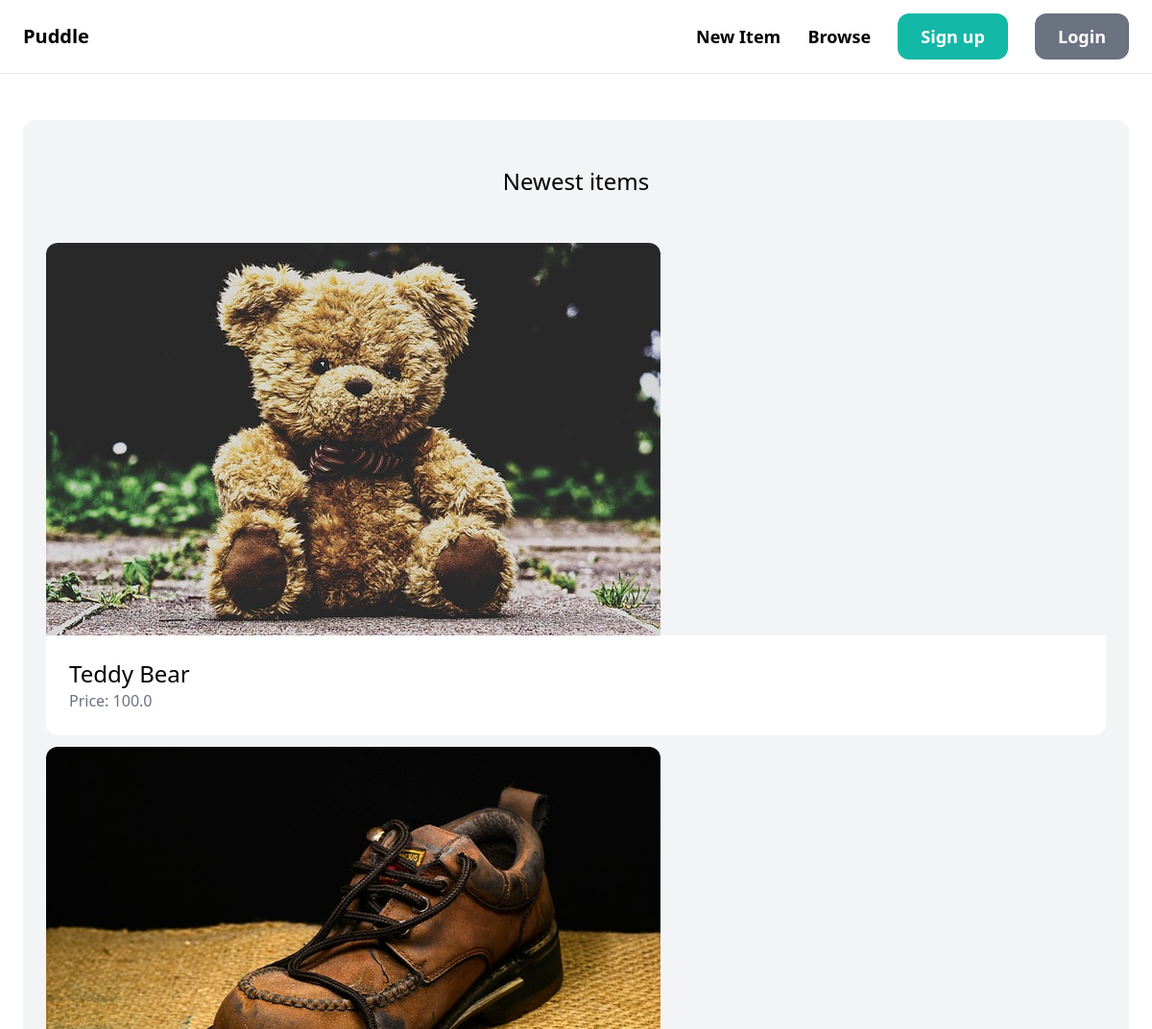
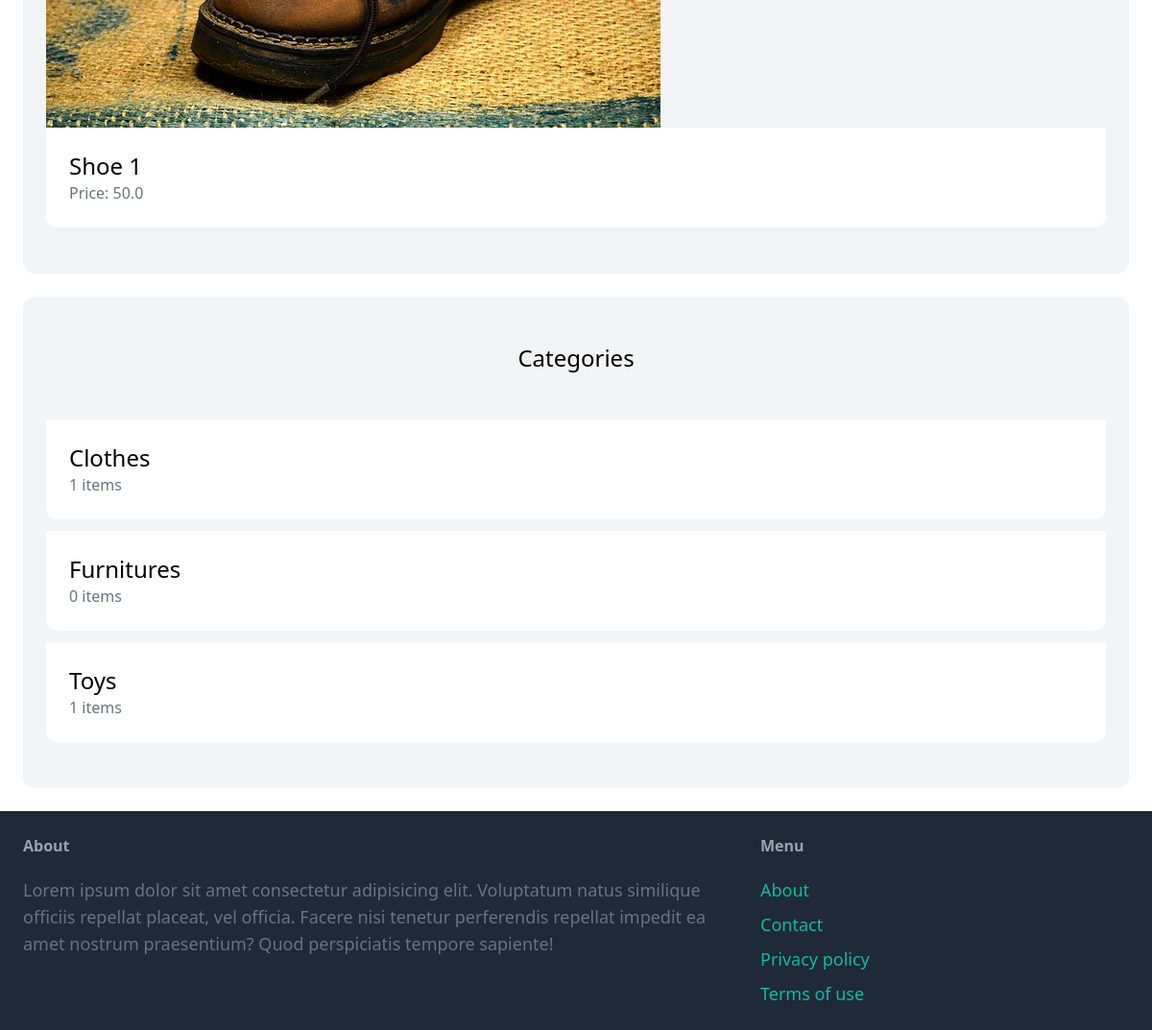
Before: / with the older database file (2 pictures, top to bottom).
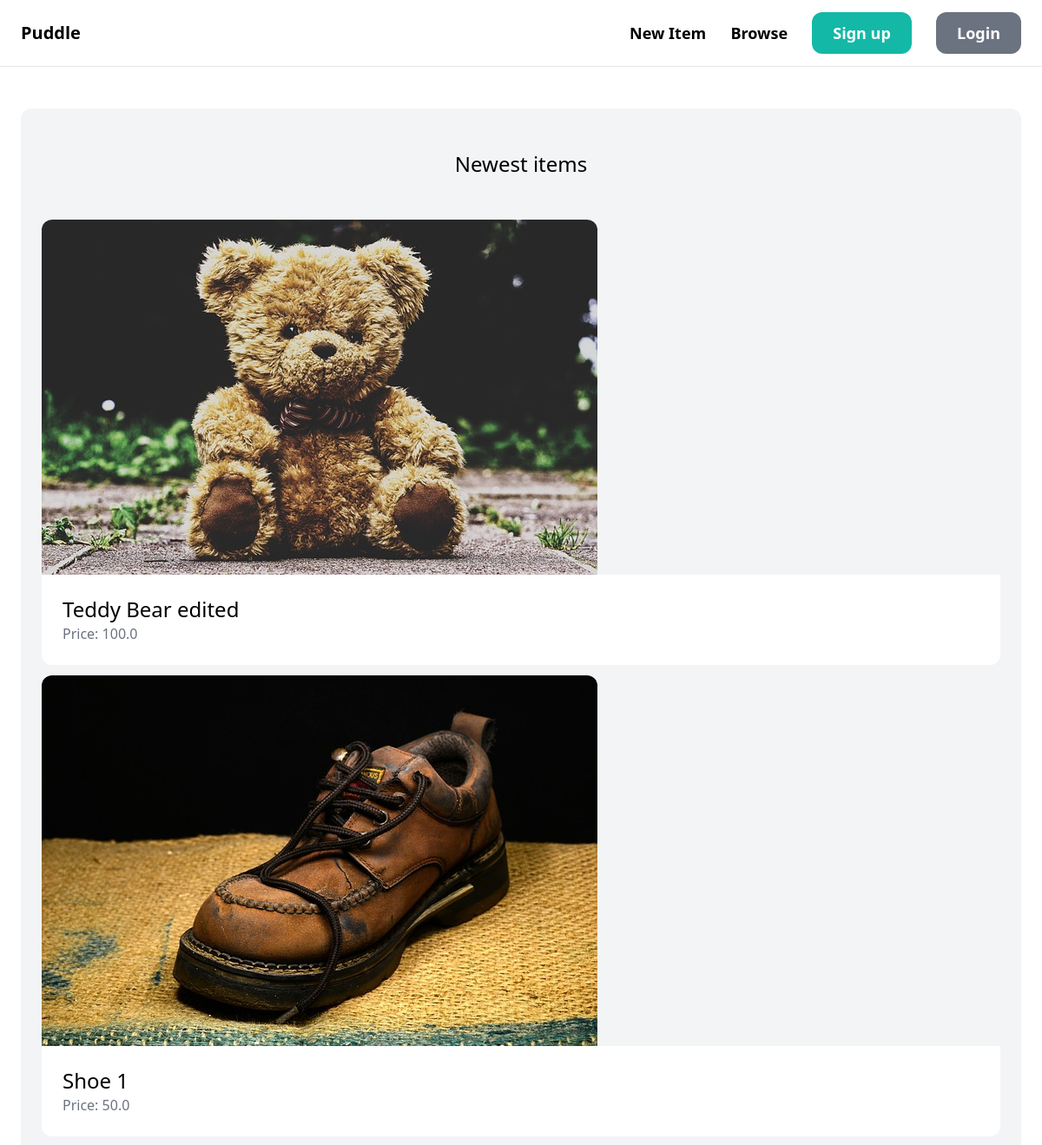
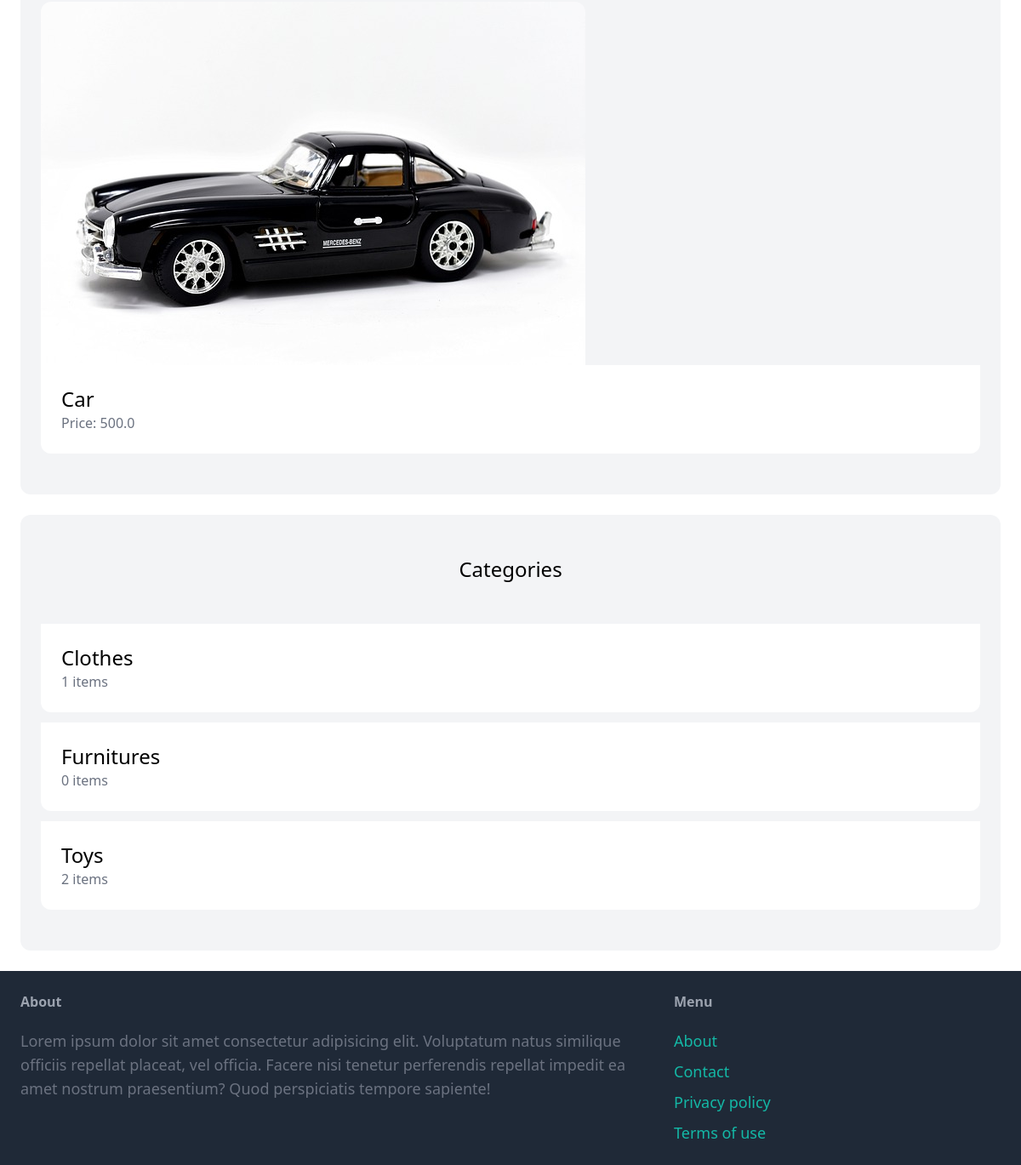
After: the same page with the newer database file (2 pictures, top to bottom).
### item/models.py (models this page shows, shortened)
class Item(models.Model):
    category = models.ForeignKey(Category, related_name='items', on_delete=models.CASCADE)
    name = models.CharField(max_length=255)
    description = models.TextField(blank=True, null=True)
    price = models.FloatField()
    image = models.ImageField(upload_to='item_images', blank=True, null=True)
    is_sold = models.BooleanField(default=False)
    created_by = models.ForeignKey(User, related_name='items', on_delete=models.CASCADE)
    created_at = models.DateTimeField(auto_now_add=True)

class Category(models.Model):
    name = models.CharField(max_length=255)
    class Meta:
        ordering = ('name',)
        verbose_name_plural = 'Categories'

### core/views.py (the view)
# urls.py: path('', views.index, name='index'),
def index(request):
    items = Item.objects.filter(is_sold=False)[0:6]
    categories = Category.objects.all()
    return render(request, 'core/index.html', {
        'categories': categories,
        'items': items,
    })

### core/templates/core/index.html (shortened to what this page needs)
{% extends 'core/base.html' %}
{% block content %}
    <div class="mt-6 px-6 py-12 bg-gray-100 rounded-xl">
        <h2 class="mb-12 text-2xl text-center">Newest items</h2>
        <div class="grid gird-cols-3 gap-3">
            {% for item in items %}
                <div>
                    <a href="#">
                        <div>
                            <img src="{{ item.image.url }}" alt="" class="rounded-t-xl">
                        </div>
                        <div class="p-6 bg-white rounded-b-xl">
                            <h2 class="text-2xl">{{ item.name }}</h2>
                            <p class="text-gray-500">Price: {{ item.price }}</p>
                        </div>
                    </a>
                </div>
            {% endfor %}
        </div>
    </div>
    <div class="mt-6 px-6 py-12 bg-gray-100 rounded-xl">
        <h2 class="mb-12 text-2xl text-center">Categories</h2>
        <div class="grid gird-cols-3 gap-3">
            {% for category in categories %}
                <div>
                    <a href="#">
                        <div class="p-6 bg-white rounded-b-xl">
                            <h2 class="text-2xl">{{ category.name }}</h2>
                            <p class="text-gray-500">{{ category.items.count }} items</p>
                        </div>
                    </a>
                </div>
            {% endfor %}
        </div>
    </div>
{% endblock %}

### core/templates/core/base.html (shortened to what this page needs)
<!DOCTYPE html>
<html lang="en">
<head>
    <script src="https://cdn.tailwindcss.com"></script>
</head>
<body>
    <nav class="py-6 px-6 flex justify-between items-center border-b border-gray-200">
        <a href="/" class="text-xl font-semibold">Puddle</a>
        <div class="space-x-6">
            <a href="{% url 'item:new' %}" class="text-lg font-semibold hover:text-gray-500">New Item</a>
            <a href="{% url 'item:items' %}" class="text-lg font-semibold hover:text-gray-500">Browse</a>
            {% if request.user.is_authenticated %}
                <a href="{% url 'conversation:inbox' %}" class="px-6 py-3 text-lg font-semibold bg-teal-500 text-white rounded-xl hover:bg-teal-700">Inbox</a>
                <a href="{% url 'dashboard:index' %}" class="px-6 py-3 text-lg font-semibold bg-gray-500 text-white rounded-xl hover:bg-gray-700">Dashboard</a>
            {% else %}
                <a href="{% url 'core:signup' %}" class="px-6 py-3 text-lg font-semibold bg-teal-500 text-white rounded-xl hover:bg-teal-700">Sign up</a>
                <a href="{% url 'core:login' %}" class="px-6 py-3 text-lg font-semibold bg-gray-500 text-white rounded-xl hover:bg-gray-700">Login</a>
            {% endif %}
        </div>
    </nav>
    <div class="px-6 py-6">
        {% block content %}
        {% endblock %}
    </div>
    <footer class="py-6 px-6 flex justify-between bg-gray-800">
        <div class="w-2/3 pr-10">
            <h3 class="mb-5 font-semibold text-gray-400">About</h3>
            <p class="text-lg text-gray-500">Lorem ipsum dolor sit amet consectetur adipisicing elit. Voluptatum natus
                similique officiis repellat placeat, vel officia. Facere nisi tenetur perferendis repellat impedit ea
                amet nostrum praesentium? Quod perspiciatis tempore sapiente!</p>
        </div>
        <div class="w-1/3">
            <h3 class="mb-5 font-semibold text-gray-400">Menu</h3>
            <ul class="space-y-2">
                <li><a href="#" class="text-lg text-teal-500 hover:text-teal-700">About</a></li>
                <li><a href="{% url 'core:contact' %}" class="text-lg text-teal-500 hover:text-teal-700">Contact</a></li>
                <li><a href="#" class="text-lg text-teal-500 hover:text-teal-700">Privacy policy</a></li>
                <li><a href="#" class="text-lg text-teal-500 hover:text-teal-700">Terms of use</a></li>
            </ul>
        </div>
    </footer>
</body>
</html>

Changed rows visible on the page:
changed Item: name "Teddy Bear" → "Teddy Bear edited"
added Item: image (picture), name "Car", price "500.0"
computed for Category "Toys": items.count "1" → "2"
